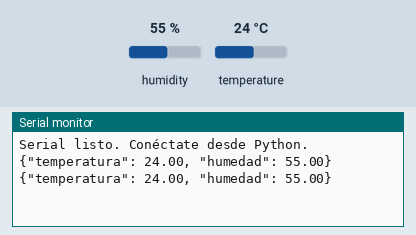
This sketch was run on a simulated Arduino Uno, built with avr-gcc and run on an emulated ATmega328P. On the bench: the last lines printed to the serial monitor. Inputs (shaded band) come from the test bench; at power-on: humidity 55 %, temperature 24 °C.

Above: at 3.8 s.
3.9 s: humidity set to 22 %
At 7.0 s:
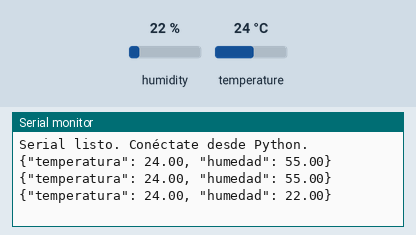
7.8 s: temperature set to 12 °C
At 10.2 s:
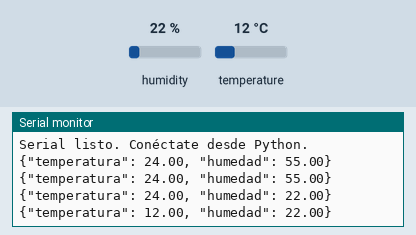
11.7 s: humidity set to 40 %
At 13.3 s:
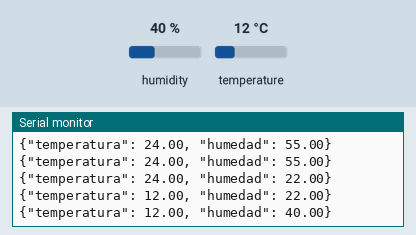
Timing chart, 0 to 14.8 s (numbered marks = the images above; inputs shaded):
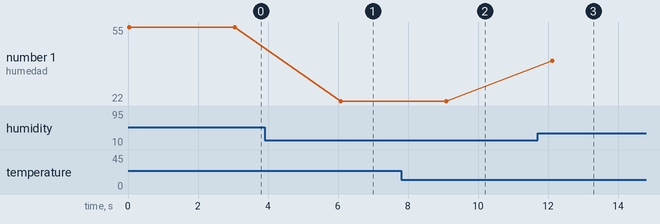

Measured:
- after the input at 3.9 s, the serial monitor: prints a new line after 2.2 s (image 1)
- after the input at 7.8 s, the serial monitor: prints a new line after 1.3 s (image 2)
- after the input at 11.7 s, the serial monitor: prints a new line after 0.42 s (image 3)
- plotted number 1: 55 → 22 after the input at 3.9 s, 22 → 40 after the input at 11.7 s

The sketch:

DHTtester.ino
```cpp
#include "DHT.h"

#define DHTPIN 2
#define DHTTYPE DHT11

DHT dht(DHTPIN, DHTTYPE);

void setup() {
  Serial.begin(9600);  // USB serial
  dht.begin();
  Serial.println("Serial listo. Conéctate desde Python.");
}

void loop() {
  float h = dht.readHumidity();
  float t = dht.readTemperature();

  if (isnan(h) || isnan(t)) {
    Serial.println("Error leyendo DHT11");
    return;
  }

  String json = "{\"temperatura\": " + String(t) +
                ", \"humedad\": " + String(h) + "}";

  Serial.println(json);  // ← USB

  delay(3000);
}
```
